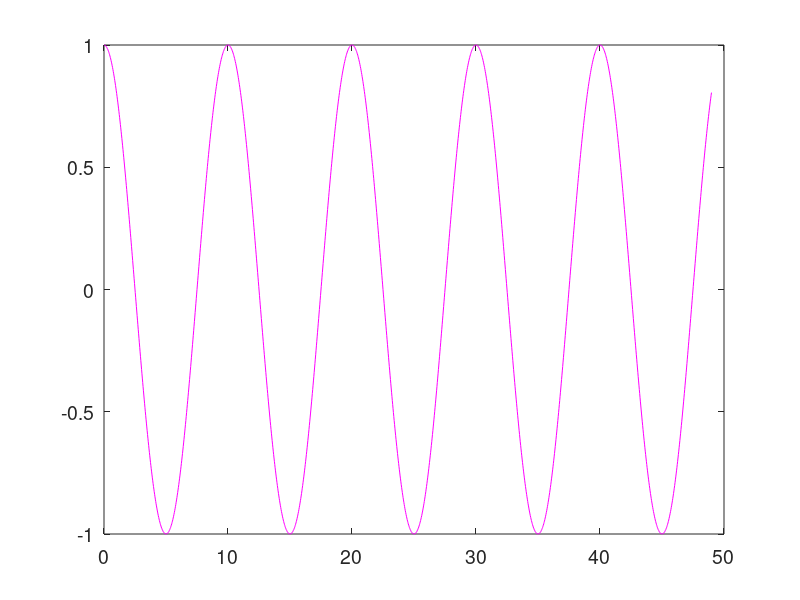
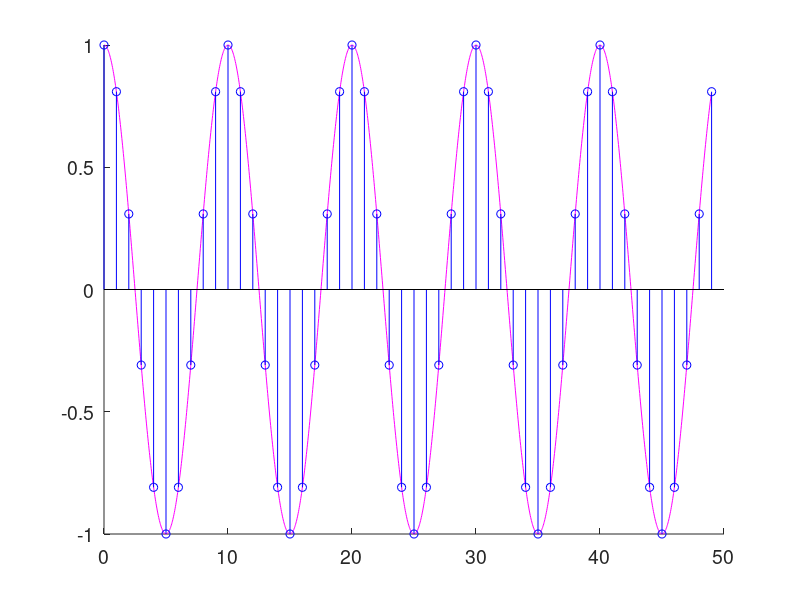
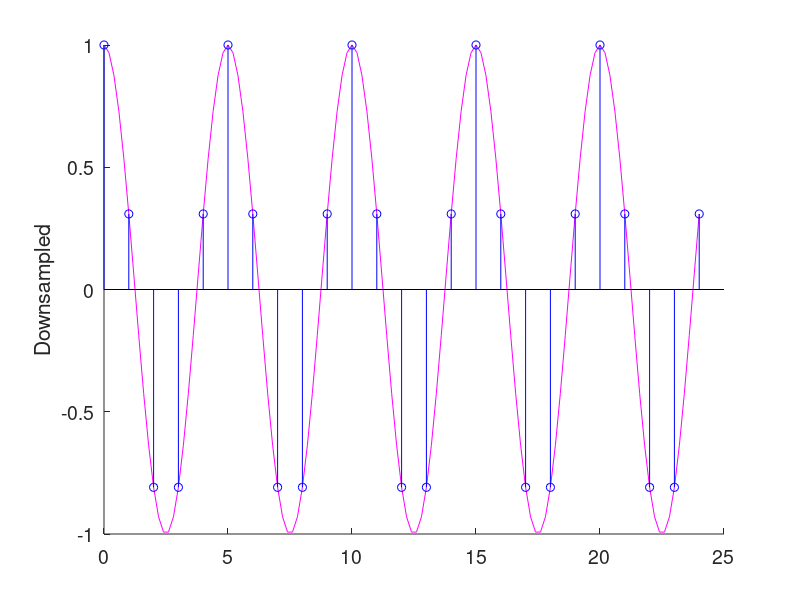
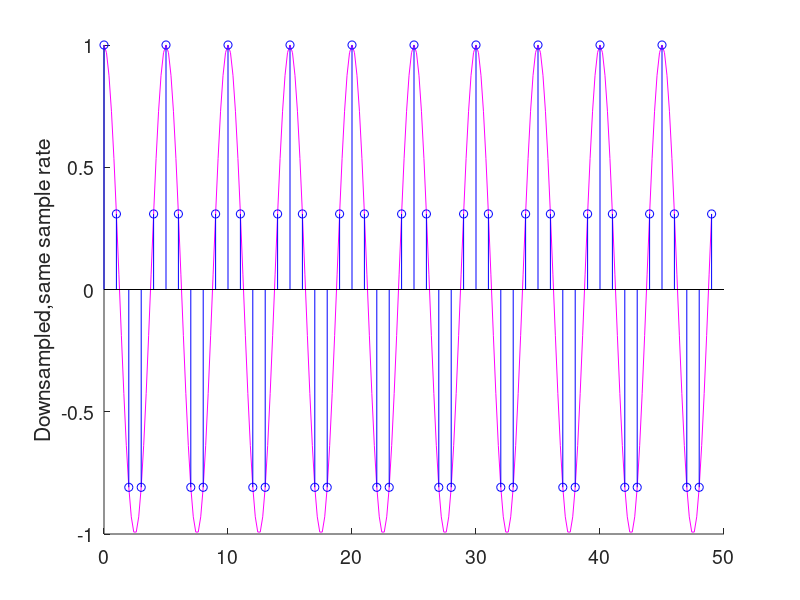

Reproduce these figures in MATLAB, in order.
% file: e9_11_audio_cosine_downsampled_upsampled.m
% time  plots for cosine, downsampled by factor D, then upsampled by L     
% 440 Hz cos(880 pi t) sampled at 4400 sample/sec --> 4400/880 pi rad/sec = cos(0.4167pi n) 
% downsample by factor D (configurable)
% upsample by factor L (configurable)
% (optionally) interpolate by lowpass filtering in frequency domain
clear; close all; set(0,'defaultAxesFontSize',14);
L = 2;                 % upsampling factor
D = 2;                 % downsampling factor
f = 440;               % cosine frequency
r = 4400;              % sample rate, samples/sec (Hz)
N = r/f;               % number of sample points per cycle
num = 5;               % number of cycles to plot
Nf = ceil(num*N);      % number of sample points 
nf = [0:1:Nf-1];      
xs = cos(2*pi/N*nf);   % sampled signal

t = [0:0.03:Nf-1];     % high res timescale for continuous plot
x = cos(2*pi/N*t);
fpv = [0 100 450 120]; % position and size vector for figures
figure('position', fpv);  plot(t,x,'m'); %plot continuous signal
% plot continuous-time cosine overlaid with N samples/cycle
figure('position', fpv); hold on; 
 plot(t,x,'m'); stem(nf,xs,'b'); hold off; 

% downsample by factor D=2 to shift tone up to next octave
yd = xs(1:D:length(xs)); % downsampled by factor D
nydvec = [0:1:length(yd)-1];
t = [0:0.2:length(yd)-1];
xyd = cos(2*pi*t*num/length(yd));       
figure('position', fpv); hold on; plot(t,xyd,'m'); 
 stem(nydvec,yd,'b'); ylabel('Downsampled'); hold off; 
yd2 = [yd yd];   % restore original samples/sec (D times as many samples)
nydvec2 = [0:1:length(yd2)-1];
% plot downsampled signal overlaid with continuous cosine 
t2 = [0:0.2:length(yd2)-1];
xyd2 = cos(2*pi*t2*num*D/length(yd2));  % D times the frequency
figure('position', fpv); hold on; plot(t2,xyd2,'m'); 
 stem(nydvec2,yd2,'b'); ylabel('Downsampled,same sample rate'); hold off; 

% upsampled (zero-stuff) by factor L
temp = [yd; zeros(L-1,length(yd))]; yu=temp(:)';     % yf is xf upsampled (zero-stuffed) by factor L
ny = length(yu); nyvec = [0:1:ny-1];      
figure('position', fpv); stem(nyvec,yu,'b'); ylabel('Upsampled')

% calculate fft (DFT) of upsampled signal
fyu = fft(yu); fyu = fftshift(fyu); % fftshift(): show plot with freq 0 in center

% interpolate via lowpass in freq domain (zero out fft frequency values > pi/L, scale remaining values by L)
zcount = ceil((length(fyu) - length(fyu)/L)/2);  % half the number of values to replace with zeros
fyLP = [zeros(1,zcount) L*fyu(1+zcount: length(fyu) - zcount) zeros(1,zcount)];

L2 = 2;
% transform back to time domain y[n], and plot the interpolated signal
yi = ifft(fftshift(fyLP));
yi = yi(1:length(yi)/L2 -1);   %grab only N samples
t = [0:0.1:length(yi)/L2 -1];
figure('position', fpv);  stem( abs(yi),'b'); ylabel('Up/Interpolated'); 
